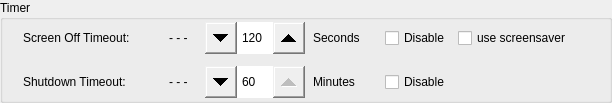
       <widget class="QGroupBox" name="groupBoxTimer">
        <property name="sizePolicy">
         <sizepolicy hsizetype="Expanding" vsizetype="Fixed">
          <horstretch>0</horstretch>
          <verstretch>0</verstretch>
         </sizepolicy>
        </property>
        <property name="title">
         <string>Timer</string>
        </property>
        <layout class="QVBoxLayout" name="verticalLayout_26">
         <property name="spacing">
          <number>8</number>
         </property>
         <property name="topMargin">
          <number>0</number>
         </property>
         <property name="bottomMargin">
          <number>0</number>
         </property>
         <item>
          <layout class="QHBoxLayout" name="screenoff">
           <property name="topMargin">
            <number>2</number>
           </property>
           <property name="bottomMargin">
            <number>2</number>
           </property>
           <item>
            <widget class="QWidget" name="formWidget_11" native="true">
             <layout class="QFormLayout" name="formLayout_24">
              <property name="topMargin">
               <number>0</number>
              </property>
              <property name="bottomMargin">
               <number>0</number>
              </property>
              <item row="0" column="0">
               <widget class="QLabel" name="labelDisconnectTimer">
                <property name="sizePolicy">
                 <sizepolicy hsizetype="Fixed" vsizetype="Fixed">
                  <horstretch>0</horstretch>
                  <verstretch>0</verstretch>
                 </sizepolicy>
                </property>
                <property name="minimumSize">
                 <size>
                  <width>140</width>
                  <height>32</height>
                 </size>
                </property>
                <property name="maximumSize">
                 <size>
                  <width>140</width>
                  <height>32</height>
                 </size>
                </property>
                <property name="text">
                 <string>Screen Off Timeout:</string>
                </property>
                <property name="alignment">
                 <set>Qt::AlignmentFlag::AlignLeading|Qt::AlignmentFlag::AlignLeft|Qt::AlignmentFlag::AlignVCenter</set>
                </property>
               </widget>
              </item>
              <item row="0" column="1">
               <widget class="QLabel" name="valueDisconnectTimer">
                <property name="sizePolicy">
                 <sizepolicy hsizetype="Expanding" vsizetype="Fixed">
                  <horstretch>0</horstretch>
                  <verstretch>0</verstretch>
                 </sizepolicy>
                </property>
                <property name="minimumSize">
                 <size>
                  <width>0</width>
                  <height>32</height>
                 </size>
                </property>
                <property name="maximumSize">
                 <size>
                  <width>16777215</width>
                  <height>32</height>
                 </size>
                </property>
                <property name="text">
                 <string>- - -</string>
                </property>
                <property name="alignment">
                 <set>Qt::AlignmentFlag::AlignLeading|Qt::AlignmentFlag::AlignLeft|Qt::AlignmentFlag::AlignVCenter</set>
                </property>
               </widget>
              </item>
             </layout>
            </widget>
           </item>
           <item>
            <widget class="QSpinBox" name="spinBoxDisconnect">
             <property name="sizePolicy">
              <sizepolicy hsizetype="Fixed" vsizetype="Fixed">
               <horstretch>0</horstretch>
               <verstretch>0</verstretch>
              </sizepolicy>
             </property>
             <property name="minimumSize">
              <size>
               <width>100</width>
               <height>32</height>
              </size>
             </property>
             <property name="styleSheet">
              <string notr="true">QSpinBox::up-button { width: 32px; height: 32px;
subcontrol-origin: margin;
subcontrol-position: center right;
}
QSpinBox::down-button { width: 32px; height: 32px; 
subcontrol-origin: margin;
subcontrol-position: center left;
}</string>
             </property>
             <property name="minimum">
              <number>30</number>
             </property>
             <property name="maximum">
              <number>300</number>
             </property>
             <property name="singleStep">
              <number>10</number>
             </property>
             <property name="value">
              <number>120</number>
             </property>
            </widget>
           </item>
           <item>
            <widget class="QLabel" name="labelSeconds">
             <property name="sizePolicy">
              <sizepolicy hsizetype="Fixed" vsizetype="Fixed">
               <horstretch>0</horstretch>
               <verstretch>0</verstretch>
              </sizepolicy>
             </property>
             <property name="minimumSize">
              <size>
               <width>64</width>
               <height>32</height>
              </size>
             </property>
             <property name="text">
              <string>Seconds</string>
             </property>
             <property name="alignment">
              <set>Qt::AlignmentFlag::AlignLeading|Qt::AlignmentFlag::AlignLeft|Qt::AlignmentFlag::AlignVCenter</set>
             </property>
            </widget>
           </item>
           <item>
            <widget class="QCheckBox" name="checkBoxDisableScreenOff">
             <property name="minimumSize">
              <size>
               <width>0</width>
               <height>32</height>
              </size>
             </property>
             <property name="text">
              <string>Disable</string>
             </property>
            </widget>
           </item>
           <item>
            <widget class="QCheckBox" name="checkBoxBlankOnly">
             <property name="sizePolicy">
              <sizepolicy hsizetype="Fixed" vsizetype="Fixed">
               <horstretch>0</horstretch>
               <verstretch>0</verstretch>
              </sizepolicy>
             </property>
             <property name="minimumSize">
              <size>
               <width>140</width>
               <height>32</height>
              </size>
             </property>
             <property name="maximumSize">
              <size>
               <width>140</width>
               <height>32</height>
              </size>
             </property>
             <property name="text">
              <string>use screensaver</string>
             </property>
            </widget>
           </item>
          </layout>
         </item>
         <item>
          <layout class="QHBoxLayout" name="shutdown">
           <property name="topMargin">
            <number>2</number>
           </property>
           <property name="bottomMargin">
            <number>2</number>
           </property>
           <item>
            <widget class="QWidget" name="formWidget2" native="true">
             <property name="sizePolicy">
              <sizepolicy hsizetype="Minimum" vsizetype="Fixed">
               <horstretch>0</horstretch>
               <verstretch>0</verstretch>
              </sizepolicy>
             </property>
             <layout class="QFormLayout" name="formLayout_23">
              <property name="topMargin">
               <number>0</number>
              </property>
              <property name="bottomMargin">
               <number>0</number>
              </property>
              <item row="0" column="0">
               <widget class="QLabel" name="labelShutdownTimer">
                <property name="sizePolicy">
                 <sizepolicy hsizetype="Fixed" vsizetype="Fixed">
                  <horstretch>0</horstretch>
                  <verstretch>0</verstretch>
                 </sizepolicy>
                </property>
                <property name="minimumSize">
                 <size>
                  <width>140</width>
                  <height>32</height>
                 </size>
                </property>
                <property name="maximumSize">
                 <size>
                  <width>140</width>
                  <height>32</height>
                 </size>
                </property>
                <property name="text">
                 <string>Shutdown Timeout:</string>
                </property>
                <property name="alignment">
                 <set>Qt::AlignmentFlag::AlignLeading|Qt::AlignmentFlag::AlignLeft|Qt::AlignmentFlag::AlignVCenter</set>
                </property>
               </widget>
              </item>
              <item row="0" column="1">
               <widget class="QLabel" name="valueShutdownTimer">
                <property name="sizePolicy">
                 <sizepolicy hsizetype="Expanding" vsizetype="Fixed">
                  <horstretch>0</horstretch>
                  <verstretch>0</verstretch>
                 </sizepolicy>
                </property>
                <property name="minimumSize">
                 <size>
                  <width>0</width>
                  <height>32</height>
                 </size>
                </property>
                <property name="maximumSize">
                 <size>
                  <width>16777215</width>
                  <height>32</height>
                 </size>
                </property>
                <property name="text">
                 <string>- - -</string>
                </property>
                <property name="alignment">
                 <set>Qt::AlignmentFlag::AlignLeading|Qt::AlignmentFlag::AlignLeft|Qt::AlignmentFlag::AlignVCenter</set>
                </property>
               </widget>
              </item>
             </layout>
            </widget>
           </item>
           <item>
            <widget class="QSpinBox" name="spinBoxShutdown">
             <property name="sizePolicy">
              <sizepolicy hsizetype="Fixed" vsizetype="Fixed">
               <horstretch>0</horstretch>
               <verstretch>0</verstretch>
              </sizepolicy>
             </property>
             <property name="minimumSize">
              <size>
               <width>100</width>
               <height>32</height>
              </size>
             </property>
             <property name="styleSheet">
              <string notr="true">QSpinBox::up-button { width: 32px; height: 32px;
subcontrol-origin: margin;
subcontrol-position: center right;
}
QSpinBox::down-button { width: 32px; height: 32px; 
subcontrol-origin: margin;
subcontrol-position: center left;
}</string>
             </property>
             <property name="minimum">
              <number>1</number>
             </property>
             <property name="maximum">
              <number>60</number>
             </property>
             <property name="value">
              <number>60</number>
             </property>
            </widget>
           </item>
           <item>
            <widget class="QLabel" name="labelMinutes">
             <property name="sizePolicy">
              <sizepolicy hsizetype="Fixed" vsizetype="Fixed">
               <horstretch>0</horstretch>
               <verstretch>0</verstretch>
              </sizepolicy>
             </property>
             <property name="minimumSize">
              <size>
               <width>64</width>
               <height>32</height>
              </size>
             </property>
             <property name="text">
              <string>Minutes</string>
             </property>
             <property name="alignment">
              <set>Qt::AlignmentFlag::AlignLeading|Qt::AlignmentFlag::AlignLeft|Qt::AlignmentFlag::AlignVCenter</set>
             </property>
            </widget>
           </item>
           <item>
            <widget class="QCheckBox" name="checkBoxDisableShutdown">
             <property name="minimumSize">
              <size>
               <width>0</width>
               <height>32</height>
              </size>
             </property>
             <property name="text">
              <string>Disable</string>
             </property>
            </widget>
           </item>
           <item>
            <widget class="QLabel" name="label_21">
             <property name="sizePolicy">
              <sizepolicy hsizetype="Fixed" vsizetype="Fixed">
               <horstretch>0</horstretch>
               <verstretch>0</verstretch>
              </sizepolicy>
             </property>
             <property name="minimumSize">
              <size>
               <width>140</width>
               <height>32</height>
              </size>
             </property>
             <property name="maximumSize">
              <size>
               <width>140</width>
               <height>32</height>
              </size>
             </property>
             <property name="text">
              <string/>
             </property>
            </widget>
           </item>
          </layout>
         </item>
        </layout>
       </widget>
